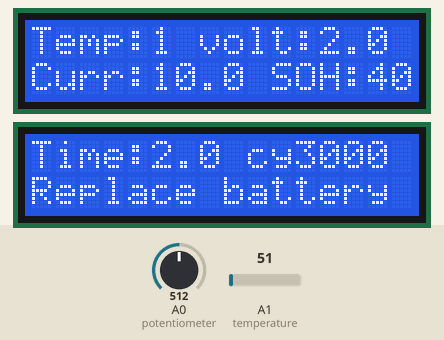
Recording of a sketch running on a simulated Arduino Uno, built with avr-gcc and run on an emulated ATmega328P. On the bench: 2 × 16×2 character LCD. The inputs (shaded band) are chosen by the test bench; at power-on: A0 (potentiometer) = 512, A1 (temperature) = 51.

Above: at 1.3 s.
1.4 s: A0 (potentiometer) set to 57
At 3.3 s:
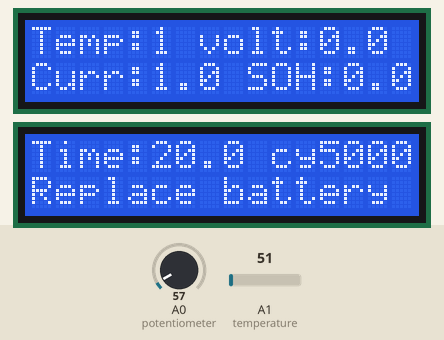
3.6 s: A0 (potentiometer) set to 48
At 5.3 s:
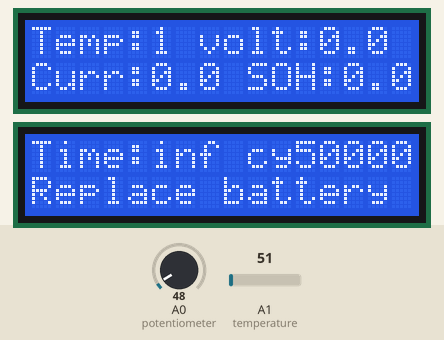
5.6 s: A0 (potentiometer) set to 1023
At 6.7 s:
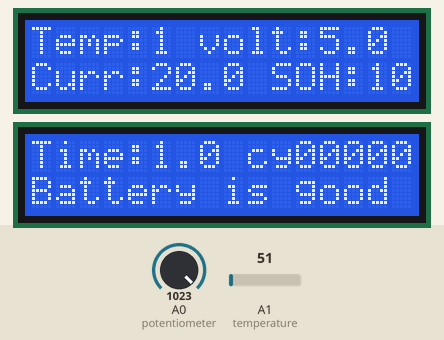
7.6 s: A1 (temperature) set to 61
At 8.9 s:
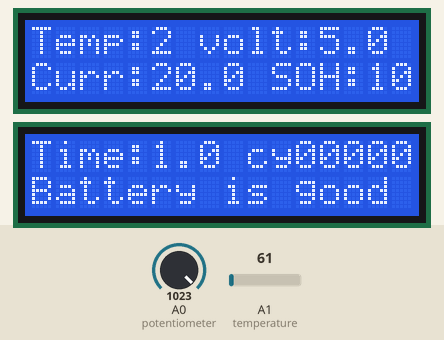
9.7 s: A1 (temperature) set to 86
At 11.2 s:
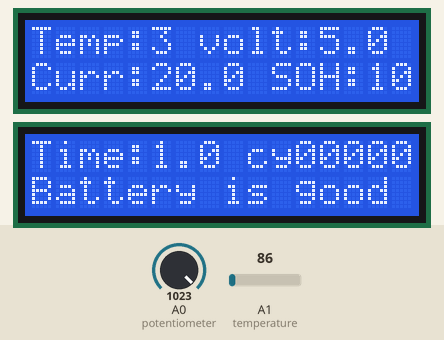
11.7 s: A1 (temperature) set to 112
At 13.4 s:
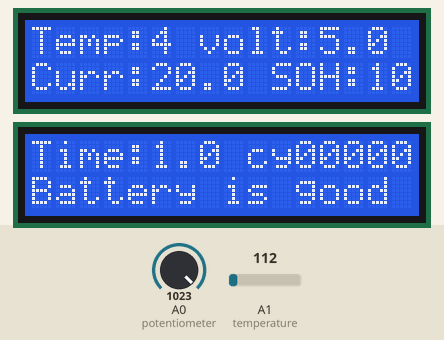
Timing chart, 0 to 14.7 s (numbered marks = the images above; inputs shaded):
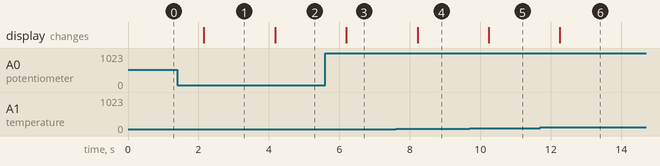

The sketch:

sketch.ino
```cpp
#include <LiquidCrystal.h>
LiquidCrystal lcd1(8, 9, 10, 11, 12, 13);
LiquidCrystal lcd2(6,7,10,11,12,13);
#define potentiometer A0
#define temperature A1
void setup() {
  lcd1.begin(16, 2);
  lcd2.begin(16,2);
  pinMode(potentiometer, INPUT);
  pinMode(temperature, INPUT);// 16 columns, 2 rows
  }
  void loop() {
    lcd1.setCursor(0, 0);
    lcd1.print("Temp:");
    int temp= (analogRead(temperature) * 40 / 1023);
    lcd1.print(temp); //temperature is in centigrade
    lcd1.print(" volt:");
    float value=(analogRead(potentiometer)*5)/1023;
    lcd1.print(value,1); //voltage is in volts
    lcd1.setCursor(0,1);
    lcd1.print("Curr:");
    float current=(analogRead(potentiometer)*20)/1023;
    lcd1.print(current,1); //current is in ampheres
    float battery_full=5.0;
    float SOH=(value/battery_full)*100;
    lcd1.print(" SOH:");
    lcd1.print(SOH,1);
    lcd2.setCursor(0,0);
    float battery_capacity=20; //battery capacity is in ampherehours
    float remaining_time=battery_capacity/current;//in hours
    lcd2.print("Time:");
    lcd2.print(remaining_time,1);
    int cycle_count=((100-SOH)/20)*1000;
    lcd2.print(" cy");
    lcd2.print(cycle_count);
    lcd2.setCursor(0,1);
    if(SOH<80 || cycle_count>=1000){
      lcd2.print("Replace battery");
      }
    else{
      lcd2.print("Battery is good");
      }
      delay(1000); // delay to avoid flicker
      }
```

Measured:
- the behaviour switches between 52 and 51 on A0 (potentiometer) (found by bisection; images 1 and 2)
- after the input at 1.4 s, the display: changes after 0.76 s (image 1)
- after the input at 3.6 s, the display: changes after 0.58 s (image 2)
- after the input at 5.6 s, the display: changes after 0.60 s (image 3)
- after the input at 7.6 s, the display: changes after 0.62 s (image 4)
- after the input at 9.7 s, the display: changes after 0.54 s (image 5)
- after the input at 11.7 s, the display: changes after 0.56 s (image 6)
